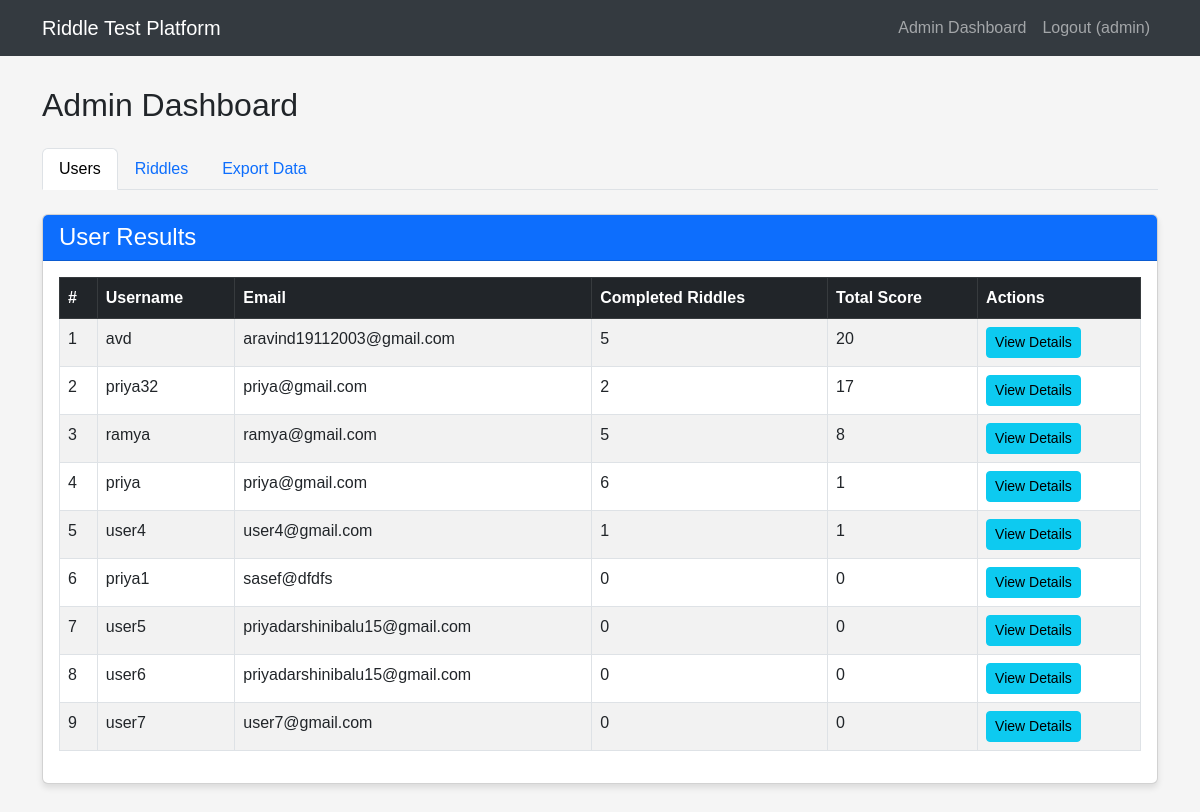
Page /admin_dashboard (signed in) on the committed database.
### tables this page shows
CREATE TABLE users (
            id INTEGER PRIMARY KEY AUTOINCREMENT,
            username TEXT NOT NULL UNIQUE,
            email TEXT NOT NULL,
            password TEXT NOT NULL,
            is_admin INTEGER DEFAULT 0
        , test_completed INTEGER DEFAULT 0);

### app.py (the view)
@app.route('/admin_dashboard')
def admin_dashboard():
    if 'user_id' not in session or not session.get('is_admin'):
        flash('Unauthorized access.')
        return redirect(url_for('login'))
    conn = sqlite3.connect('riddle_test.db')
    c = conn.cursor()
    c.execute('''
        SELECT u.id, u.username, u.email,
               (SELECT COUNT(*) FROM user_progress WHERE user_id = u.id AND completed = 1) as completed_riddles,
               (SELECT SUM(score) FROM user_progress WHERE user_id = u.id AND completed = 1) as total_score
        FROM users u
        WHERE u.is_admin = 0
        ORDER BY total_score DESC
    ''')
    users_data = c.fetchall()
    c.execute("SELECT id, question, answer FROM riddles ORDER BY id")
    riddles_data = c.fetchall()
    conn.close()
    users = []
    for user in users_data:
        users.append({
            'id': user[0],
            'username': user[1],
            'email': user[2],
            'completed_riddles': user[3],
            'total_score': user[4] or 0
        })
    riddles = []
    for riddle in riddles_data:
        riddles.append({
            'id': riddle[0],
            'question': riddle[1],
            'answer': riddle[2]
        })
    return render_template('admin_dashboard.html', users=users, riddles=riddles)

### templates/admin_dashboard.html (shortened to what this page needs)
{% extends 'base.html' %} {% block content %}
<h2 class="mb-4">Admin Dashboard</h2>
<ul class="nav nav-tabs mb-4" id="adminTabs" role="tablist">
  <li class="nav-item" role="presentation">
    <button
      class="nav-link active"
      id="users-tab"
      data-bs-toggle="tab"
      data-bs-target="#users"
      type="button"
      role="tab"
    >
      Users
    </button>
  </li>
  <li class="nav-item" role="presentation">
    <button
      class="nav-link"
      id="riddles-tab"
      data-bs-toggle="tab"
      data-bs-target="#riddles"
      type="button"
      role="tab"
    >
      Riddles
    </button>
  </li>
  <li class="nav-item" role="presentation">
    <button
      class="nav-link"
      id="export-tab"
      data-bs-toggle="tab"
      data-bs-target="#export"
      type="button"
      role="tab"
    >
      Export Data
    </button>
  </li>
</ul>
<div class="tab-content" id="adminTabContent">
  <div
    class="tab-pane fade show active"
    id="users"
    role="tabpanel"
    aria-labelledby="users-tab"
  >
    <div class="card">
      <div class="card-header bg-primary text-white">
        <h4 class="mb-0">User Results</h4>
      </div>
      <div class="card-body">
        <div class="table-responsive">
          <table class="table table-striped table-bordered">
            <thead class="table-dark">
              <tr>
                <th>#</th>
                <th>Username</th>
                <th>Email</th>
                <th>Completed Riddles</th>
                <th>Total Score</th>
                <th>Actions</th>
              </tr>
            </thead>
            <tbody>
              {% for user in users %}
              <tr>
                <td>{{ loop.index }}</td>
                <td>{{ user.username }}</td>
                <td>{{ user.email }}</td>
                <td>{{ user.completed_riddles }}</td>
                <td>{{ user.total_score }}</td>
                <td>
                  <a
                    href="{{ url_for('user_detail', user_id=user.id) }}"
                    class="btn btn-sm btn-info"
                  >
                    View Details
                  </a>
                </td>
              </tr>
              {% endfor %}
            </tbody>
          </table>
        </div>
      </div>
    </div>
  </div>
</div>
{% endblock %}

### templates/base.html (shortened to what this page needs)
<!DOCTYPE html>
<html lang="en">
  <head>
    <link
      href="https://cdn.jsdelivr.net/npm/bootstrap@5.3.0-alpha1/dist/css/bootstrap.min.css"
      rel="stylesheet"
    />
  </head>
  <body>
    <nav class="navbar navbar-expand-lg navbar-dark">
      <div class="container">
        <a class="navbar-brand" href="/">Riddle Test Platform</a>
        <div class="collapse navbar-collapse" id="navbarNav">
          <ul class="navbar-nav ms-auto">
            {% if session.get('user_id') %} {% if session.get('is_admin') %}
            <li class="nav-item">
              <a class="nav-link" href="{{ url_for('admin_dashboard') }}"
                >Admin Dashboard</a
              >
            </li>
            {% endif %}
            <li class="nav-item">
              <a class="nav-link" href="{{ url_for('logout') }}"
                >Logout ({{ session.get('username') }})</a
              >
            </li>
            {% endif %}
          </ul>
        </div>
      </div>
    </nav>
    <div class="container">
       {% block content %}{% endblock %}
    </div>
  </body>
</html>

### templates/base.html (style rules this page uses)
body { font-family: "Arial", sans-serif; background-color: #f5f5f5; padding-bottom: 50px; }
.navbar { background-color: #343a40; margin-bottom: 30px; }
.card { margin-bottom: 20px; box-shadow: 0 4px 6px rgba(0, 0, 0, 0.1); }

### rows in the picture
users: username "avd", email "aravind19112003@gmail.com", completed_riddles "5", total_score "20"
users: username "priya32", email "priya@gmail.com", completed_riddles "2", total_score "17"
users: username "ramya", email "ramya@gmail.com", completed_riddles "5", total_score "8"
users: username "priya", email "priya@gmail.com", completed_riddles "6", total_score "1"
users: username "user4", email "user4@gmail.com", completed_riddles "1", total_score "1"
users: username "priya1", email "sasef@dfdfs", completed_riddles "0", total_score "0"
users: username "user5", email "priyadarshinibalu15@gmail.com", completed_riddles "0", total_score "0"
users: username "user6", email "priyadarshinibalu15@gmail.com", completed_riddles "0", total_score "0"
users: username "user7", email "user7@gmail.com", completed_riddles "0", total_score "0"

### other values in the picture
{{ session.get('username') }} "admin"
